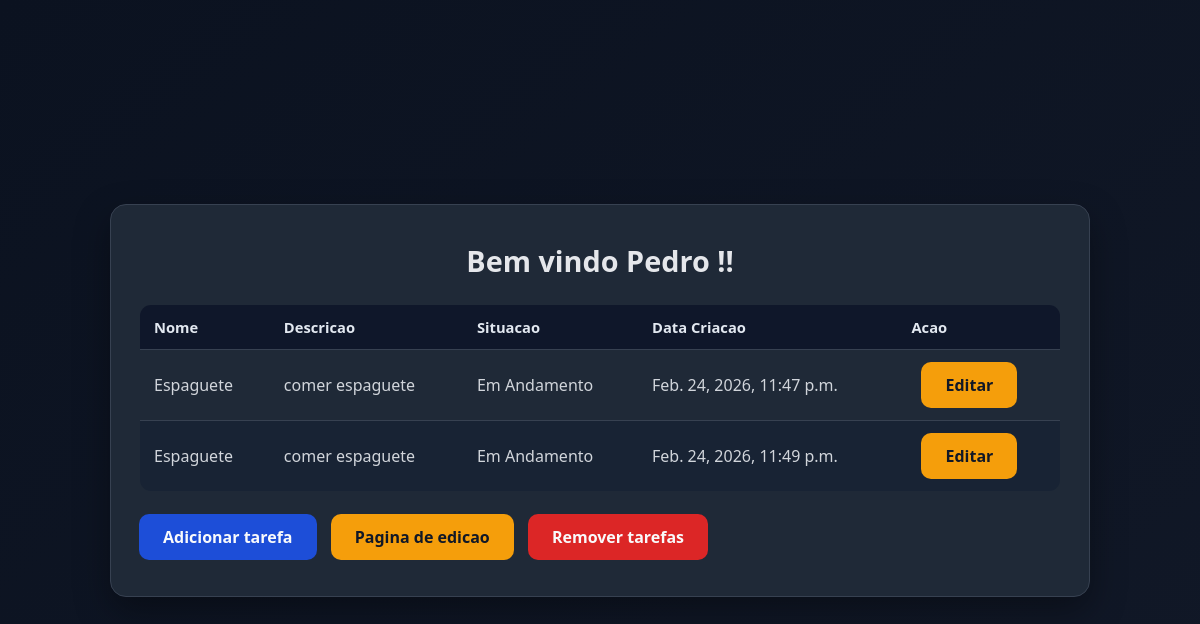
The page / on the database its author committed.
### ListaTarefas/models/tarefa.py (models this page shows, shortened)
class TarefasModel(models.Model):
    nome = models.CharField(max_length=100)
    descricao = models.TextField(null=True, blank=True)
    concluido = models.BooleanField(default=False)
    data_criacao = models.DateTimeField(auto_now=True)

### ListaTarefas/routes/views.py (the view)
# urls.py: 2. Add a URL to urlpatterns:  path('', views.home, name='home')
def home(request):
    contexto = {
        'nome': 'Pedro',
        'tarefas': TarefasModel.objects.all()
    }
    return render(request, 'home.html', contexto)

### ListaTarefas/templates/home.html (shortened to what this page needs)
{% load static %}
<!DOCTYPE html>
<html lang="pt-BR">
<head>
    <link rel="stylesheet" href="{% static 'css/home.css' %}">
</head>
<body>
    <main class="home-card">
        <h1>Bem vindo {{ nome }} !!</h1>
        <table class="tabela-tarefas">
            <thead>
                <tr>
                    <th>Nome</th>
                    <th>Descricao</th>
                    <th>Situacao</th>
                    <th>Data Criacao</th>
                    <th>Acao</th>
                </tr>
            </thead>
            <tbody>
                {% for tarefa in tarefas %}
                <tr>
                    <td>{{ tarefa.nome }}</td>
                    <td>{{ tarefa.descricao }}</td>
                    {%if tarefa.concluido %}
                    <td>Em Andamento</td>
                    {% else %}
                    <td>Tarefa feita</td>
                    {% endif %}
                    <td>{{ tarefa.data_criacao }}</td>
                    <td><a class="btn-edit" href="{% url 'editar' tarefa.id %}">Editar</a></td>
                </tr>
                {% empty %}
                <tr>
                    <td colspan="5" class="sem-dados">Nenhuma tarefa cadastrada.</td>
                </tr>
                {% endfor %}
            </tbody>
        </table>
        <a class="btn-add" href="{% url 'adicionar' %}">Adicionar tarefa</a>
        <a class="btn-edit" href="{% url 'editar_lista' %}">Pagina de edicao</a>
        <a class="btn-rm" href="{% url 'remover' %}">Remover tarefas</a>
    </main>
</body>
</html>

### static/css/home.css (style rules this page uses)
* { margin: 0; padding: 0; box-sizing: border-box; }
body { min-height: 100vh; display: grid; place-items: center; font-family: "Segoe UI", Tahoma, Geneva, Verdana, sans-serif; background: linear-gradient(140deg, #0b1220, #111827); color: #e5e7eb; }
.home-card { width: min(94vw, 980px); background: #1f2937; border-radius: 16px; padding: 36px 28px; border: 1px solid #374151; box-shadow: 0 14px 35px rgba(0, 0, 0, 0.35); }
.home-card h1 { font-size: 1.8rem; margin-bottom: 24px; text-align: center; }
.tabela-tarefas { width: 100%; border-collapse: collapse; margin: 14px 0 22px; overflow: hidden; border-radius: 12px; border: 1px solid #374151; }
.tabela-tarefas thead th { background: #0f172a; color: #e2e8f0; text-align: left; padding: 12px 14px; font-size: 0.92rem; }
.tabela-tarefas tbody td { padding: 12px 14px; border-top: 1px solid #374151; color: #d1d5db; }
.tabela-tarefas tbody tr:nth-child(even) { background: #182334; }
.btn-add { display: inline-block; text-decoration: none; background: #1d4ed8; color: #f9fafb; padding: 12px 24px; border-radius: 10px; font-weight: 600; transition: transform 0.2s ease, box-shadow 0.2s ease, background-color 0.2s ease; }
.btn-edit { display: inline-block; text-decoration: none; background: #f59e0b; color: #111827; padding: 12px 24px; border-radius: 10px; font-weight: 700; margin-left: 10px; transition: transform 0.2s ease, box-shadow 0.2s ease, background-color 0.2s ease; }
.btn-rm { display: inline-block; text-decoration: none; background: red; color: #f9fafb; padding: 12px 24px; border-radius: 10px; font-weight: 600; transition: transform 0.2s ease, box-shadow 0.2s ease, background-color 0.2s ease; }
.btn-rm { display: inline-block; text-decoration: none; background: #dc2626; color: #f9fafb; padding: 12px 24px; border-radius: 10px; font-weight: 600; margin-left: 10px; transition: transform 0.2s ease, box-shadow 0.2s ease, background-color 0.2s ease; }

### rows shown on the page
TarefasModel: nome "Espaguete", descricao "comer espaguete", concluido "Em Andamento", data_criacao "Feb. 24, 2026, 11:47 p.m."
TarefasModel: nome "Espaguete", descricao "comer espaguete", concluido "Em Andamento", data_criacao "Feb. 24, 2026, 11:49 p.m."

### other values the page prints
{{ nome }} "Pedro"
